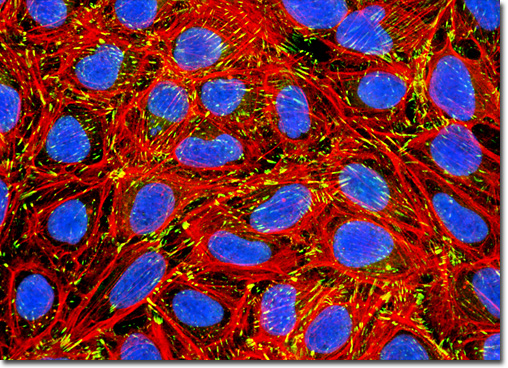
#> input picture DIP/HW1A/images/Bone_cells.jpg, 508 x 368 px
$ python gray2binary.py ../images/Bone_cells.jpg out.png 1.0
#> lines starting #> are read from the running program, lines starting #| are printed output that depends on the picture

import cv2 as cv
import numpy as np
import sys
from matplotlib import pyplot as plt
import os


if len(sys.argv) != 4:
    print("Usage: gray2binary.py <inputfilename> <outputfilename> <thresholdvalue>")
    sys.exit(1)

# get in and out args
input_name = sys.argv[1]
output_name = sys.argv[2]
threshold = float(sys.argv[3])
print("Args: ", input_name,", ",output_name, "," , threshold)

#read image in using cv and should be gray
img = cv.imread(input_name, cv.IMREAD_GRAYSCALE)
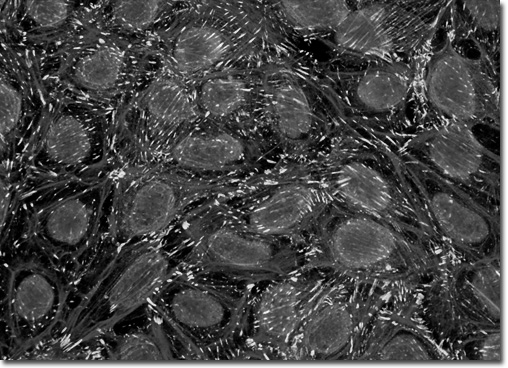
#> img: shape (368, 508); min 0, max 255, mean 68.3
# use beast mode np.where which goes over the whole container and does an if + return 255 or 0
# tldr - python vectorization cool
img = np.where(img > threshold,255,0)
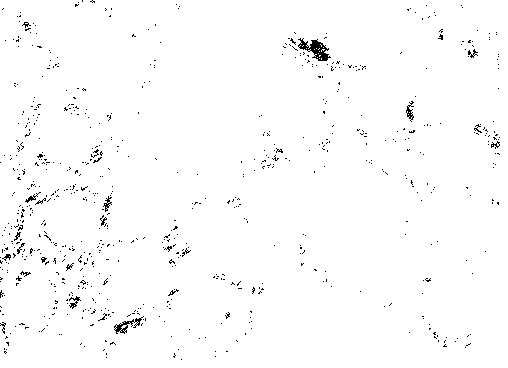
#> img: shape (368, 508) int64; 98.5% white; black in thin lines or dots
cv.imwrite(output_name,img)
